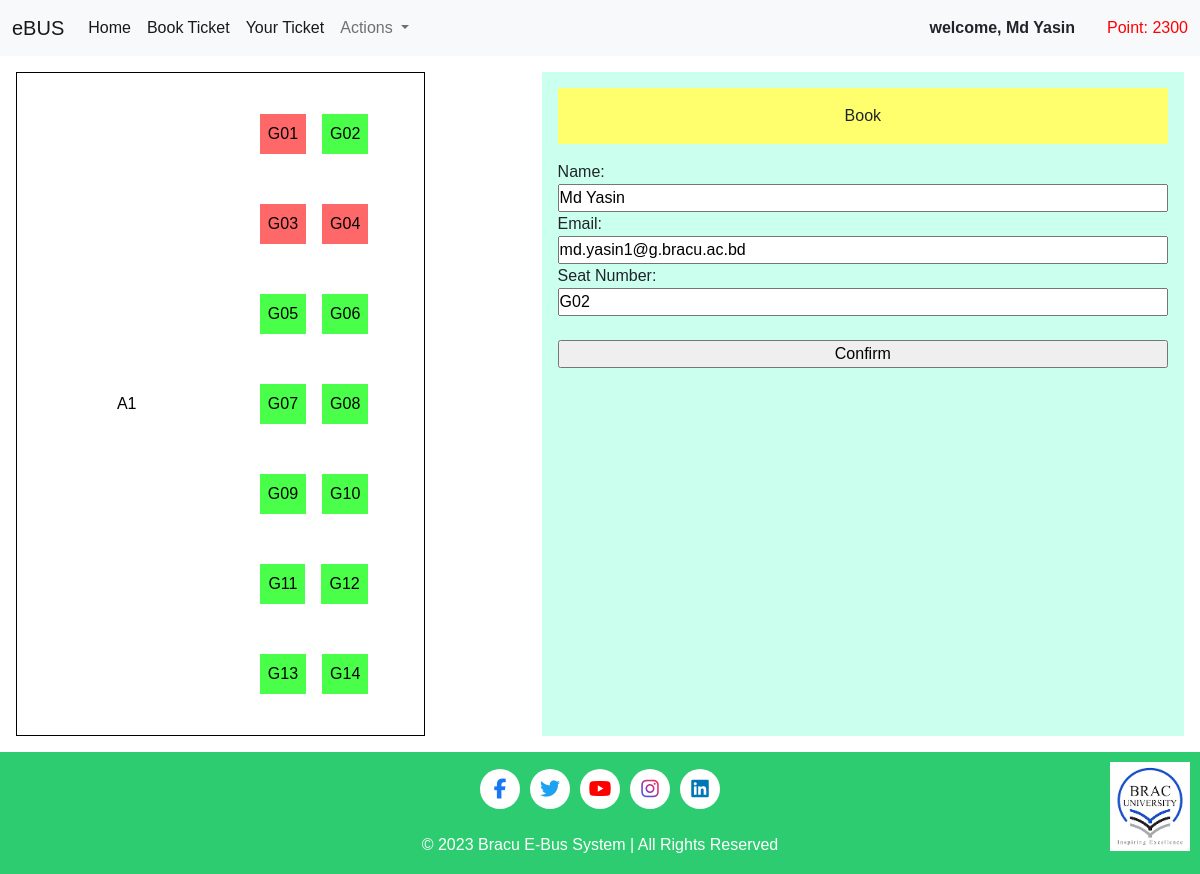
Page /booking-form/U2/1/G02 on the committed database.
### user/models.py (models this page shows)
class User(models.Model):
    user_id = models.CharField(max_length=10, primary_key=True, default="#1")
    name = models.CharField(max_length=100, unique=True)
    email = models.EmailField(max_length=100, unique=True)
    date_joined = models.DateField(auto_now_add=True)
    point = models.IntegerField(default=100)
    password = models.CharField(max_length=100)
    active = models.BooleanField(default=False)

### ticket_booking/views.py (the view, shortened to what this page needs)
# urls.py: path('booking-form/<id>/<bus_number>/<seat_number>', booking_form, name="booking-form"),
def booking_form(request, id, bus_number, seat_number):
    user = User.objects.filter(user_id=id).first()
    general_seats = {}
    for i in range(1, 15):
        if i < 10:
            key = f'G0{i}'
        else:
            key = f'G{i}'
        booked = Tickets.objects.filter(seat_number=key).exists()
        if booked:
            general_seats[key] = {'booked': True}
        else:
            general_seats[key] = {'booked': False}
    return render(request, 'ticket_booking/booking_form.html', {'user':user, 'general_seats':general_seats, 'bus_number':bus_number, 'seat_number':seat_number})

### ticket_booking/templates/ticket_booking/booking_form.html (shortened to what this page needs)
{% extends "ticket_booking/base.html" %}
{% load static %}
{% block cssfiles %}
    <link rel="stylesheet" href="{% static 'ticket_booking/seating_cart.css' %}">
    <link rel="stylesheet" href="{% static 'ticket_booking/booking_form.css' %}">
{% endblock cssfiles %}
{% block form %}
    <p class="form-heading">Book</p>
    <form action="" method="post">
        <label for="lname">Name:</label><br>
        <input type="text" name="name" id="lname" value="{{user.name}}"><br>
        <label for="lemail">Email:</label><br>
        <input type="email" name="email" id="lemail" value="{{user.email}}"><br>
        <label for="lseat">Seat Number:</label><br>
        <input type="text" name="seat" id="lseat" value="{{seat_number}}"><br><br>
        <input type="submit" value="Confirm">
    </form>
{% endblock form %}

### homepage/templates/homepage/base.html (shortened to what this page needs)
<!DOCTYPE html>
{% load static %}
<html lang="en">
<head>
    <link rel="stylesheet" href="https://cdnjs.cloudflare.com/ajax/libs/font-awesome/6.4.2/css/all.min.css" />
    <link href="https://cdn.jsdelivr.net/npm/bootstrap@5.0.2/dist/css/bootstrap.min.css" rel="stylesheet">
    <link rel="stylesheet" href="{% static 'homepage/nav.css' %}">
    {% block cssfiles %}{% endblock cssfiles %}
</head>
<body>
    <nav class="navbar navbar-expand-lg navbar-light bg-light">
        <div class="container-fluid">
          <a class="navbar-brand" href="#">eBUS</a>
          <div class="collapse navbar-collapse" id="navbarSupportedContent">
            <ul class="navbar-nav me-auto mb-2 mb-lg-0">
              <li class="nav-item">
                  <a class="nav-link active" aria-current="page" href="{% url 'homepage' id=user.user_id %}">Home</a>
              </li>
              <li class="nav-item">
                  <a class="nav-link active" aria-current="page" href="{% url 'buses' id=user.user_id %}">Book Ticket</a>
              </li>
              <li class="nav-item">
                <a class="nav-link active" aria-current="page" href="{% url 'ticket' id=user.user_id %}">Your Ticket</a>
            </li>
              <li class="nav-item dropdown">
                <a class="nav-link dropdown-toggle" href="#" id="navbarDropdown" role="button" data-bs-toggle="dropdown" aria-expanded="false">
                  Actions
                </a>
              </li>
            </ul>
              <div class="welcome">welcome, {{ user.name }}</div>
              <div class="points">Point: {{ user.point }}</div>
          </div>
        </div>
      </nav>
      {% block content %}{% endblock content %}
    <div class="footer">
      <p>
        <div class="icons">
          <div class="icon">
            <i class="fab fa-facebook-f facebook-icon"></i>
          </div>
          <div class="icon">
            <i class="fab fa-twitter twitter-icon"></i>
          </div>
          <div class="icon">
            <i class="fab fa-youtube youtube-icon"></i>
          </div>
          <div class="icon">
            <i class="fab fa-instagram instagram-icon"></i>
          </div>
          <div class="icon">
            <i class="fab fa-linkedin linkedin-icon"></i>
          </div>
        </div>
        <img src="{% static 'images/braculogo.png' %}" alt="Your Real Logo">
        <br>
        <span>&copy; 2023 Bracu E-Bus System | All Rights Reserved</span>
      </p>
    </div>
</body>
</html>

### homepage/static/homepage/nav.css (style rules this page uses)
.welcome { font-weight: 600; margin-right: 2rem; }
.points { color: red; }

### ticket_booking/static/ticket_booking/seating_cart.css (style rules this page uses)
* { margin: 0; padding: 0; box-sizing: border-box; }
.form-heading { padding: 1rem; width: 100%; text-align: center; background-color: rgb(255, 255, 110); }

### ticket_booking/static/ticket_booking/booking_form.css (style rules this page uses)
form { width: 100%; }
input { width: 100%; }

### homepage/templates/homepage/base.html (style rules this page uses)
body { margin: 0; padding: 0; font-family: 'Arial', sans-serif; }
.footer { position: fixed; left: 0; bottom: 0; width: 100%; background-color: #2ecc71; color: white; text-align: center; padding: 1px; position: relative; }
.icons { display: flex; align-items: center; justify-content: center; }
.icon { display: flex; align-items: center; justify-content: center; background-color: white; border-radius: 50%; width: 40px; height: 40px; margin: 0 5px; }
.icons i { font-size: 20px; transition: color 0.3s ease-in-out, transform 0.3s ease-in-out; }
.facebook-icon { color: #1877f2; }
.twitter-icon { color: #1da1f2; }
.youtube-icon { color: #ff0000; }
.instagram-icon { background: linear-gradient(45deg, #405de6, #5851db, #833ab4, #c13584, #e1306c, #fd1d1d); -webkit-background-clip: text; color: transparent; }
.linkedin-icon { color: #0077b5; }
.footer img { max-width: 80px; margin-top: 5px; position: absolute; top: 5px; right: 10px; }

### rows in the picture
User: name "Md Yasin", point "2300", email "md.yasin1@g.bracu.ac.bd"

### other values in the picture
{{ seat }} "G01" "G03" "G04"
{{ seat }} "G02" "G05" "G06" "G07" "G08" "G09" "G10" "G11" "G12" "G13" "G14"
